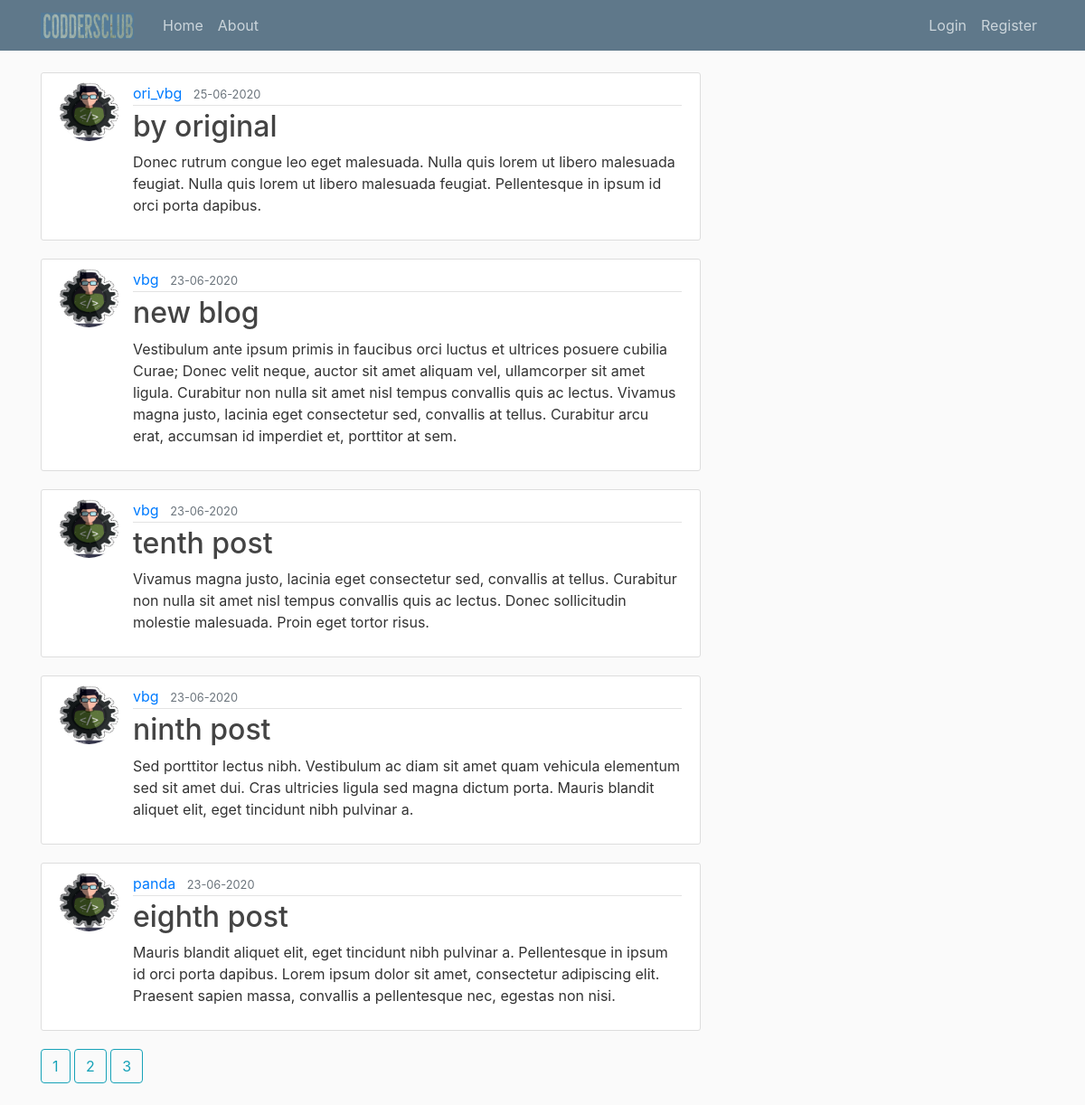
The page /home on the database its author committed.
### flaskblog/models.py (models this page shows, shortened)
class Post(db.Model):
    id = db.Column(db.Integer, primary_key=True)
    title = db.Column(db.String(100), nullable=False)
    date_posted = db.Column(db.DateTime, nullable=False, default=datetime.utcnow)
    content = db.Column(db.Text, nullable=False)
    user_id = db.Column(db.Integer, db.ForeignKey('user.id'), nullable=False)

class User(db.Model , UserMixin):
    id = db.Column(db.Integer, primary_key=True)
    username = db.Column(db.String(20), unique=True, nullable=False)
    email = db.Column(db.String(120), unique=True, nullable=False)
    image_file = db.Column(db.String(20), nullable=False, default='default.jpg')
    password = db.Column(db.String(60), nullable=False)
    posts = db.relationship('Post', backref='author', lazy=True)

### flaskblog/routes.py (the view)
@app.route("/")
@app.route("/home")
def home():
    page = request.args.get('page' , 1 , type=int)
    posts = Post.query.order_by(Post.date_posted.desc()).paginate(page=page , per_page=5)
    return render_template('home.html', posts=posts)

### flaskblog/templates/home.html
{% extends "layout.html" %}
{% block content %}
    {% for post in posts.items %}
        <article class="media content-section">
          <img class="rounded-circle article-img" src="{{ url_for('static', filename='images/' + post.author.image_file) }}">
          <div class="media-body">
            <div class="article-metadata">
              <a class="mr-2" href="{{ url_for('user_posts' , username=post.author.username) }}">{{ post.author.username }}</a>
              <small class="text-muted">{{ post.date_posted.strftime('%d-%m-%Y') }}</small>
            </div>
            <h2><a class="article-title" href="{{ url_for('post', post_id=post.id) }}">{{ post.title }}</a></h2>
            <p class="article-content">{{ post.content }}</p>
          </div>
        </article>
    {% endfor %}
	{% for page_num in posts.iter_pages(left_edge=2 , right_edge=2, left_current=2, right_current=2) %}
		{% if page_num %}
	 		{% if posts.page == page_num %}
			 	<a class="btn btn-outline-info mb-4" href="{{ url_for('home' , page=page_num) }}">{{ page_num }}</a>
			{% else %}
				<a class="btn btn-outline-info mb-4" href="{{ url_for('home' , page=page_num) }}">{{ page_num }}</a>
			 {% endif %}
		{% else %}
	 		...
		{% endif %}
    {% endfor %}
{% endblock content %}

### flaskblog/templates/layout.html (shortened to what this page needs)
<html>
    <head>
       <link rel="stylesheet" href="https://stackpath.bootstrapcdn.com/bootstrap/4.5.0/css/bootstrap.min.css">
        <link rel="stylesheet" type="text/css" href="{{ url_for('static' , filename='main.css') }}">
    </head>
    <body>
                <header class="site-header">
                    <nav class="navbar navbar-expand-md navbar-dark bg-steel fixed-top">
                    <div class="container">
                        <a class="navbar-brand mr-4" href="/"><img src="{{ url_for('static', filename='images/favicon/logo.jpg') }} " width="103" height="29"></a>
                        <div class="collapse navbar-collapse" id="navbarToggle">
                        <div class="navbar-nav mr-auto">
                            <a class="nav-item nav-link" href="{{ url_for('home') }}">Home</a>
                            <a class="nav-item nav-link" href="{{ url_for('about') }}">About</a>
                        </div>
                        <div class="navbar-nav">
                            {% if current_user.is_authenticated %}
                            <a class="nav-item nav-link" href="{{ url_for('new_post') }}">New Post</a>
                            <a class="nav-item nav-link" href="{{ url_for('account') }}">Account</a>
                            <a class="nav-item nav-link" href="{{ url_for('logout') }}">Logout</a>
                            {% else %}
                                <a class="nav-item nav-link" href="{{ url_for('login') }}">Login</a>
                                <a class="nav-item nav-link" href="{{ url_for('register') }}">Register</a>
                                {% endif %}
                        </div>
                        </div>
                    </div>
                    </nav>
                </header>
                    <main role="main" class="container">
                        <div class="row">
                        <div class="col-md-8">
                            {% block content %}{% endblock %}
                        </div>
                        </div>
                    </main>
    </body>
</html>

### flaskblog/static/main.css (style rules this page uses)
body { background: #fafafa; color: #333333; margin-top: 5rem; }
h1, h2, h3, h4, h5, h6 { color: #444444; }
.bg-steel { background-color: #5f788a; }
.site-header .navbar-nav .nav-link { color: #cbd5db; }
.content-section { background: #ffffff; padding: 10px 20px; border: 1px solid #dddddd; border-radius: 3px; margin-bottom: 20px; }
.article-title { color: #444444; }
.article-content { white-space: pre-line; }
.article-img { height: 65px; width: 65px; margin-right: 16px; }
.article-metadata { padding-bottom: 1px; margin-bottom: 4px; border-bottom: 1px solid #e3e3e3 }

### rows shown on the page
Post: image_file (placeholder picture), author.username "ori_vbg", date_posted "25-06-2020", title "by original", content "Donec rutrum congue leo eget malesuada. Nulla quis lorem ut libero malesuada feugiat. Nulla quis lorem ut libero malesuada feugiat. Pellentesque in ipsum id orci porta dapibus."
Post: image_file (placeholder picture), author.username "vbg", date_posted "23-06-2020", title "new blog", content "Vestibulum ante ipsum primis in faucibus orci luctus et ultrices posuere cubilia Curae; Donec velit neque, auctor sit amet aliquam vel, ullamcorper sit amet ligula. Curabitur non nulla sit amet nisl tempus convallis quis ac lectus. Vivamus magna justo, lacinia eget consectetur sed, convallis at tellus. Curabitur arcu erat, accumsan id imperdiet et, porttitor at sem."
Post: image_file (placeholder picture), author.username "vbg", date_posted "23-06-2020", title "tenth post", content "Vivamus magna justo, lacinia eget consectetur sed, convallis at tellus. Curabitur non nulla sit amet nisl tempus convallis quis ac lectus. Donec sollicitudin molestie malesuada. Proin eget tortor risus."
Post: image_file (placeholder picture), author.username "vbg", date_posted "23-06-2020", title "ninth post", content "Sed porttitor lectus nibh. Vestibulum ac diam sit amet quam vehicula elementum sed sit amet dui. Cras ultricies ligula sed magna dictum porta. Mauris blandit aliquet elit, eget tincidunt nibh pulvinar a."
Post: image_file (placeholder picture), author.username "panda", date_posted "23-06-2020", title "eighth post", content "Mauris blandit aliquet elit, eget tincidunt nibh pulvinar a. Pellentesque in ipsum id orci porta dapibus. Lorem ipsum dolor sit amet, consectetur adipiscing elit. Praesent sapien massa, convallis a pellentesque nec, egestas non nisi."

### other values the page prints
{{ page_num }} "1"
{{ page_num }} "2" "3"
